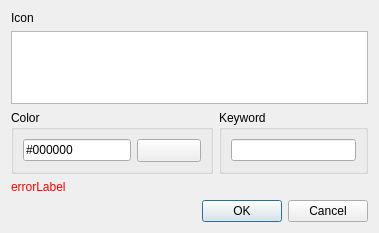
<?xml version="1.0" encoding="UTF-8"?>
<ui version="4.0">
 <class>Todo::Internal::KeywordDialog</class>
 <widget class="QDialog" name="Todo::Internal::KeywordDialog">
  <property name="geometry">
   <rect>
    <x>0</x>
    <y>0</y>
    <width>379</width>
    <height>233</height>
   </rect>
  </property>
  <property name="windowTitle">
   <string>Keyword</string>
  </property>
  <layout class="QVBoxLayout" name="verticalLayout_3">
   <item>
    <widget class="QLabel" name="label">
     <property name="text">
      <string>Icon</string>
     </property>
    </widget>
   </item>
   <item>
    <widget class="QListWidget" name="listWidget"/>
   </item>
   <item>
    <layout class="QVBoxLayout" name="verticalLayout">
     <item>
      <layout class="QHBoxLayout" name="horizontalLayout_2">
       <item>
        <widget class="QGroupBox" name="groupBox">
         <property name="title">
          <string>Color</string>
         </property>
         <layout class="QHBoxLayout" name="horizontalLayout_3">
          <item>
           <widget class="QLineEdit" name="colorEdit">
            <property name="inputMask">
             <string notr="true">\#HHHHHH; </string>
            </property>
            <property name="text">
             <string notr="true">#000000</string>
            </property>
           </widget>
          </item>
          <item>
           <widget class="Utils::QtColorButton" name="colorButton">
            <property name="sizePolicy">
             <sizepolicy hsizetype="Preferred" vsizetype="Preferred">
              <horstretch>0</horstretch>
              <verstretch>0</verstretch>
             </sizepolicy>
            </property>
            <property name="minimumSize">
             <size>
              <width>64</width>
              <height>0</height>
             </size>
            </property>
           </widget>
          </item>
         </layout>
        </widget>
       </item>
       <item>
        <widget class="QGroupBox" name="groupBox_2">
         <property name="title">
          <string>Keyword</string>
         </property>
         <layout class="QHBoxLayout" name="horizontalLayout">
          <item>
           <widget class="QLineEdit" name="keywordNameEdit"/>
          </item>
         </layout>
        </widget>
       </item>
      </layout>
     </item>
    </layout>
   </item>
   <item>
    <widget class="QLabel" name="errorLabel">
     <property name="styleSheet">
      <string notr="true">color: red;</string>
     </property>
     <property name="text">
      <string>errorLabel</string>
     </property>
    </widget>
   </item>
   <item>
    <widget class="QDialogButtonBox" name="buttonBox">
     <property name="orientation">
      <enum>Qt::Horizontal</enum>
     </property>
     <property name="standardButtons">
      <set>QDialogButtonBox::Cancel|QDialogButtonBox::Ok</set>
     </property>
    </widget>
   </item>
  </layout>
 </widget>
 <customwidgets>
  <customwidget>
   <class>Utils::QtColorButton</class>
   <extends>QToolButton</extends>
   <header location="global">utils/qtcolorbutton.h</header>
  </customwidget>
 </customwidgets>
 <resources/>
 <connections>
  <connection>
   <sender>buttonBox</sender>
   <signal>rejected()</signal>
   <receiver>Todo::Internal::KeywordDialog</receiver>
   <slot>reject()</slot>
   <hints>
    <hint type="sourcelabel">
     <x>316</x>
     <y>260</y>
    </hint>
    <hint type="destinationlabel">
     <x>286</x>
     <y>274</y>
    </hint>
   </hints>
  </connection>
 </connections>
</ui>
